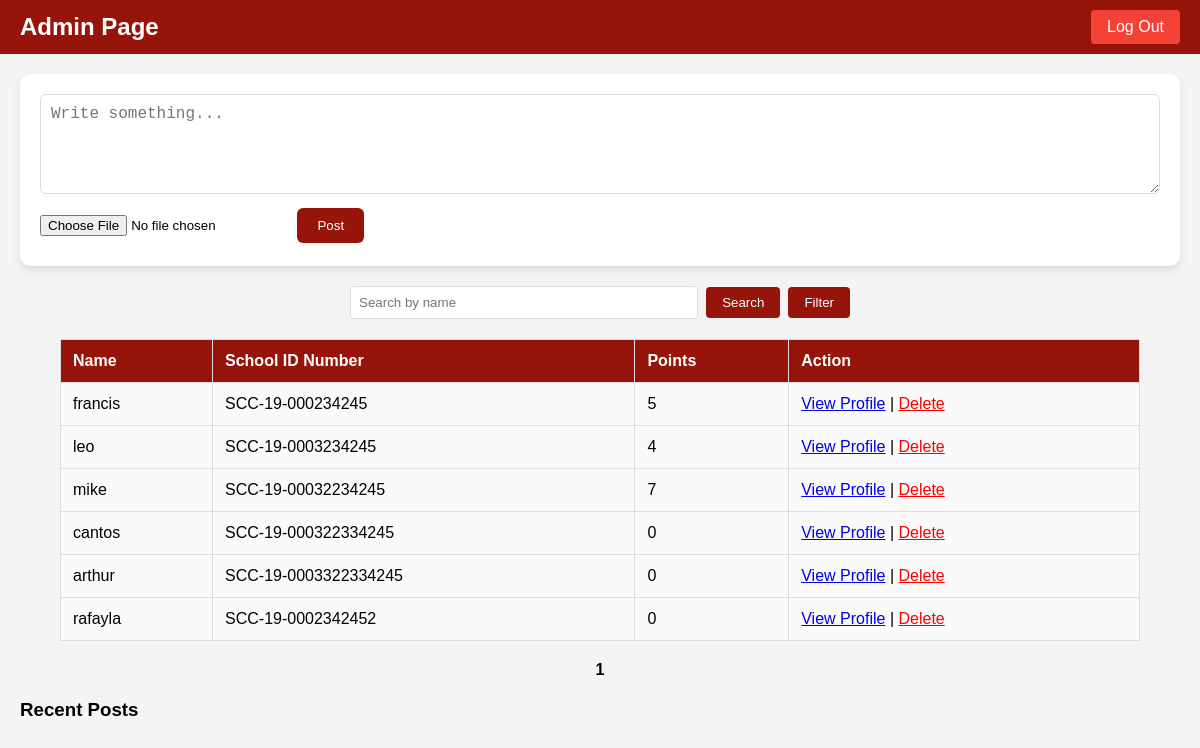
Screenshot of /admin.php (signed in) with the database file from the repository.
### tables this page shows
CREATE TABLE `students` (
  `id` int(11) NOT NULL,
  `name` varchar(255) NOT NULL,
  `birthdate` date NOT NULL,
  `school_id_number` varchar(50) NOT NULL,
  `username` varchar(50) NOT NULL,
  `password` varchar(255) NOT NULL,
  `points` int(11) DEFAULT 0,
  `user_type` enum('student','teacher') NOT NULL,
  `profile_picture` varchar(255) DEFAULT NULL
);

### admin.php (the view, shortened to what this page needs)
<?php
$conn = new mysqli('localhost', 'root', '', 'student_rewards');
$results_per_page = 10;
$page = isset($_GET['page']) ? intval($_GET['page']) : 1;
$offset = ($page - 1) * $results_per_page;
$search_query = "";
$count_sql = "SELECT COUNT(*) AS total FROM students";
$count_stmt = $conn->prepare($count_sql);
$count_stmt->execute();
$count_result = $count_stmt->get_result();
$total_records = $count_result->fetch_assoc()['total'];
$total_pages = ceil($total_records / $results_per_page);
$sql = "SELECT id, name, school_id_number, points FROM students";
$sql .= " LIMIT ? OFFSET ?";
$stmt = $conn->prepare($sql);
if (!empty($search_query)) {
    $stmt->bind_param("sii", $search_param, $results_per_page, $offset);
} else {
    $stmt->bind_param("ii", $results_per_page, $offset);
}
$stmt->execute();
$result = $stmt->get_result();
?>
<!DOCTYPE html>
<html lang="en">
<head>
    <link rel="stylesheet" href="adminstyles.css">
</head>
<body>
    <div class="header">
        <h2>Admin Page</h2>
        <button onclick="location.href='logout.php'" class="logout-button">Log Out</button>
    </div>
    <div class="post-form">
        <form method="post" enctype="multipart/form-data">
            <textarea name="post_content" placeholder="Write something..."></textarea>
            <input type="file" name="image" accept="image/*">
            <button type="submit">Post</button>
        </form>
    </div>
    <div class="search-bar">
        <form method="get" action="admin.php">
            <input type="text" name="search" placeholder="Search by name" value="<?php echo htmlspecialchars($search_query); ?>">
            <button type="submit">Search</button>
            <button type="button" onclick="resetSearch()">Filter</button>
        </form>
    </div>
    <table>
        <tr>
            <th>Name</th>
            <th>School ID Number</th>
            <th>Points</th>
            <th>Action</th>
        </tr>
        <?php
        if ($result->num_rows > 0) {
            while($row = $result->fetch_assoc()) {
                echo "<tr>
                    <td>" . htmlspecialchars($row["name"]) . "</td>
                    <td>" . htmlspecialchars($row["school_id_number"]) . "</td>
                    <td>" . htmlspecialchars($row["points"]) . "</td>
                    <td>
                        <a href='view_profile.php?id=" . htmlspecialchars($row["id"]) . "' class='view-button'>View Profile</a> |
                        <a href='?delete=" . htmlspecialchars($row["id"]) . "' class='delete-button' onclick='return confirm(\"Are you sure you want to delete this user?\");'>Delete</a>
                    </td>
                </tr>";
            }
        } else {
            echo "<tr><td colspan='4'>No students found</td></tr>";
        }
        ?>
    </table>
    <div class="pagination">
        <?php
        for ($i = 1; $i <= $total_pages; $i++) {
            if ($i == $page) {
                echo "<strong>$i</strong> ";
            } else {
                echo "<a href='?page=$i&search=" . urlencode($search_query) . "'>$i</a> ";
            }
        }
        ?>
    </div>
    <div class="posts">
        <h3>Recent Posts</h3>
    </div>
</body>
</html>

### adminstyles.css (style rules this page uses)
body { font-family: Arial, sans-serif; margin: 0; padding: 0; background-color: #f4f4f4; }
.header { display: flex; justify-content: space-between; align-items: center; padding: 10px 20px; background-color: #96140a; color: white; }
.header h2 { margin: 0; }
.logout-button { padding: 8px 16px; background-color: #f44336; color: white; border: none; cursor: pointer; border-radius: 4px; font-size: 16px; }
.search-bar { margin: 20px; display: flex; justify-content: center; }
.search-bar form { display: flex; align-items: center; max-width: 500px; width: 100%; }
.search-bar input[type="text"] { flex: 1; padding: 8px; border: 1px solid #ddd; border-radius: 4px; }
.search-bar button { padding: 8px 16px; background-color: #96140a; color: white; border: none; cursor: pointer; border-radius: 4px; margin-left: 8px; }
table { width: 90%; margin: 0 auto; border-collapse: collapse; background-color: white; }
th, td { border: 1px solid #ddd; padding: 12px; text-align: left; }
th { background-color: #96140a; color: white; }
td { background-color: #fafafa; }
.delete-button { color: red; cursor: pointer; background: none; border: none; font-size: 16px; }
.pagination { text-align: center; margin: 20px 0; }

### admin.php (style rules this page uses)
.post-form { margin: 20px; padding: 20px; background-color: #fff; border-radius: 10px; box-shadow: 0 4px 8px rgba(0, 0, 0, 0.1); }
.post-form textarea { width: 100%; height: 100px; padding: 10px; border: 1px solid #ddd; border-radius: 6px; box-sizing: border-box; font-size: 1rem; margin-bottom: 10px; }
.post-form input[type="file"] { margin-bottom: 10px; }
.post-form button { background: #96140a; color: white; border: none; padding: 10px 20px; cursor: pointer; border-radius: 6px; transition: background 0.3s, transform 0.3s; }
.posts { margin: 20px; }

### rows the page displays
students: name "francis", school_id_number "SCC-19-000234245", points "5"
students: name "leo", school_id_number "SCC-19-0003234245", points "4"
students: name "mike", school_id_number "SCC-19-00032234245", points "7"
students: name "cantos", school_id_number "SCC-19-000322334245", points "0"
students: name "arthur", school_id_number "SCC-19-0003322334245", points "0"
students: name "rafayla", school_id_number "SCC-19-0002342452", points "0"
